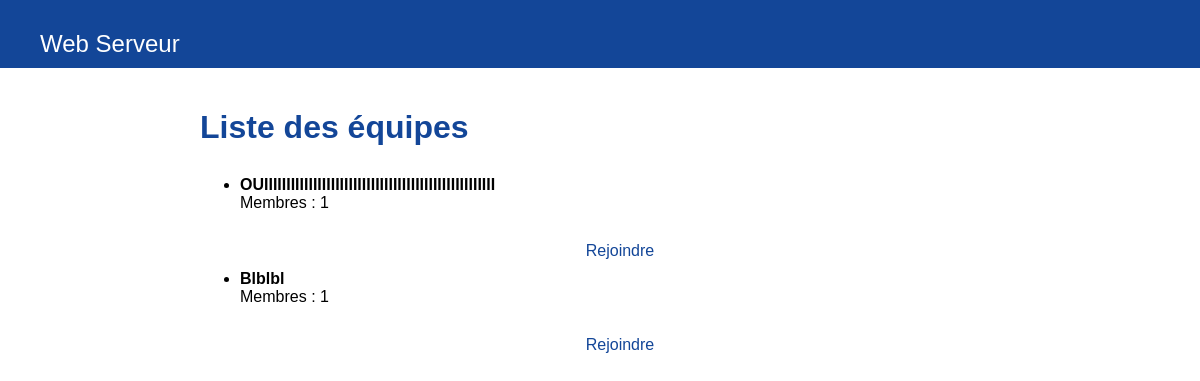
/listTeam/, run on an earlier commit of the app's database.
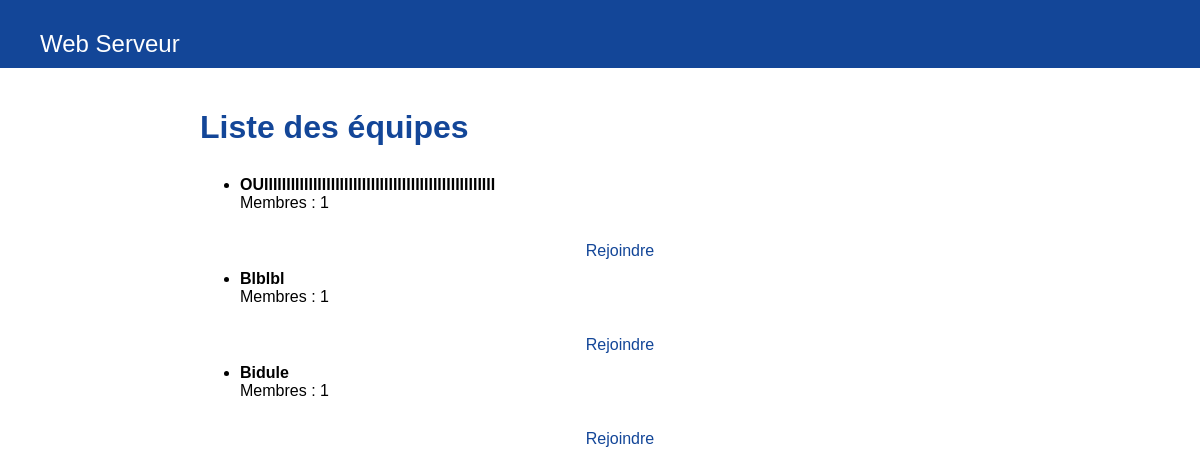
And on a later commit of the database.
### tasks/models.py (models this page shows, shortened)
class Team(models.Model):
    name = models.CharField(max_length=200)
    members = models.ManyToManyField('User')
    task_list = models.ManyToManyField('Task')  # Liste des tâches

### tasks/views.py (the view)
# urls.py: path('listTeam/',views.List_team_view, name='listTeam')
def List_team_view(request):
    teams =Team.objects.all()
    return render(request,'tasks/List_team.html',{'teams' : teams})

### tasks/templates/tasks/List_team.html (shortened to what this page needs)
<!DOCTYPE html>
<html lang="fr">
<head>
    {% load static %}
    <link rel="stylesheet" href="{% static 'styles.css' %}">
</head>
<body>
    <nav class="navbar">
        <div class="navbar-left">
            <div class="navbar-right">
                <a href="{% url 'home' %}">Web Serveur</a>
            </div>
        </div>
    </nav>
    <main class="container">
        <h1>Liste des équipes</h1>
        {% if teams %}
            <ul class="team-list">
                {% for team in teams %}
                    <li>
                        <strong>{{ team.name }}</strong> <br>
                        Membres : {{ team.members.count }}<br>
                        {% if user in team.members.all %}
                        <form method="post" action="{% url 'quitTeam' team.id %}" style="display:inline;">
                            {% csrf_token %}
                            <button type="submit" id="btn-warning" class="btn btn-warning">Quitter</button>
                        </form>
                        {% else %}
                            <a href="{% url 'joinTeam' team.id %}" class="btn btn-primary">Rejoindre</a>
                        {% endif %}
                    </li>
                {% endfor %}
            </ul>
        {% else %}
            <p>Aucune équipe disponible.</p>
        {% endif %}
    </main>
</body>
</html>

What changed in the data, as far as the page shows it:
added Team: name "Bidule", members.count "1", shows "Rejoindre"
